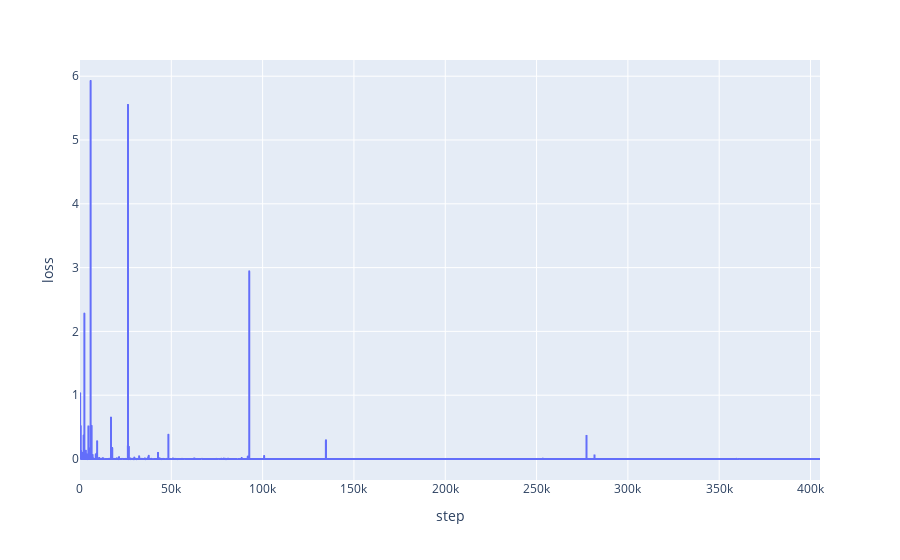

The cell this chart's notebook holds for it:
### Code cell
d.plot_progress()

### Figure 1 — Plotly figure (JSON) as saved in the notebook; plotly's stock layout.template omitted (floating-point values rounded to 4 significant figures; data arrays with more than 128 entries replaced by an {"elided": "..."} marker saying what was removed)
{"data": [{"hovertemplate": "step=%{x}<br>loss=%{y}<extra></extra>", "legendgroup": "", "line": {"color": "#636efa", "dash": "solid"}, "marker": {"symbol": "circle"}, "mode": "lines", "name": "", "showlegend": false, "type": "scattergl", "x": {"elided": "40519 int values"}, "xaxis": "x", "y": {"elided": "40519 float values"}, "yaxis": "y"}], "layout": {"legend": {"tracegroupgap": 0}, "margin": {"t": 60}, "xaxis": {"anchor": "y", "domain": [0, 1], "title": {"text": "step"}}, "yaxis": {"anchor": "x", "domain": [0, 1], "title": {"text": "loss"}}}}
